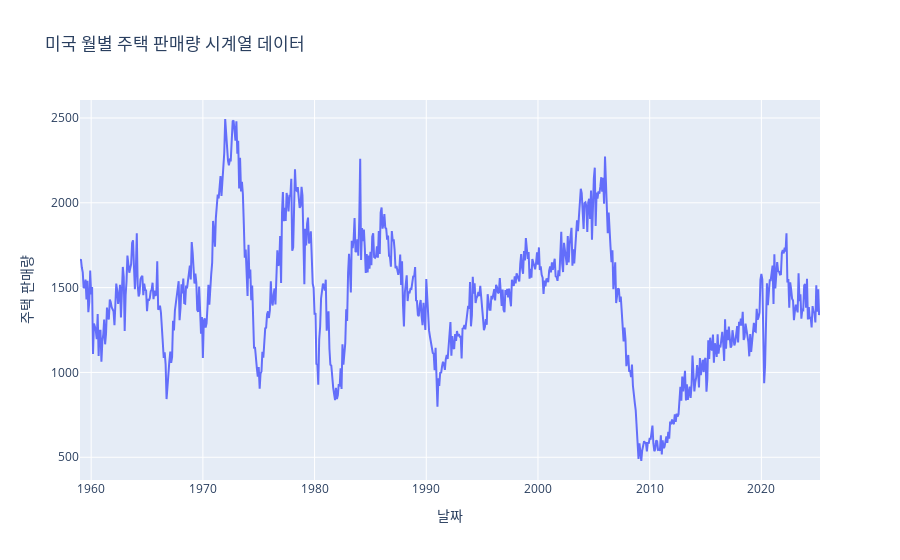

Notebook code for this chart:
### Code cell
# 여기에 2, 3, 4번 문제에 대한 코드를 작성하세요.
# 2. 데이터 시각화 및 패턴 확인
fig = go.Figure()
fig.add_trace(go.Scatter(x=df_housing.index, y=df_housing['Starts'], mode='lines', name='주택 판매량'))
fig.update_layout(title='미국 월별 주택 판매량 시계열 데이터', xaxis_title='날짜', yaxis_title='주택 판매량')
fig.show()

### Figure 1 — Plotly figure (JSON) as saved in the notebook; plotly's stock layout.template omitted (floating-point values rounded to 4 significant figures; data arrays with more than 128 entries replaced by an {"elided": "..."} marker saying what was removed)
{"data": [{"mode": "lines", "name": "주택 판매량", "type": "scatter", "x": {"elided": "796 str values"}, "y": {"elided": "796 int values"}}], "layout": {"title": {"text": "미국 월별 주택 판매량 시계열 데이터"}, "xaxis": {"title": {"text": "날짜"}}, "yaxis": {"title": {"text": "주택 판매량"}}}}
